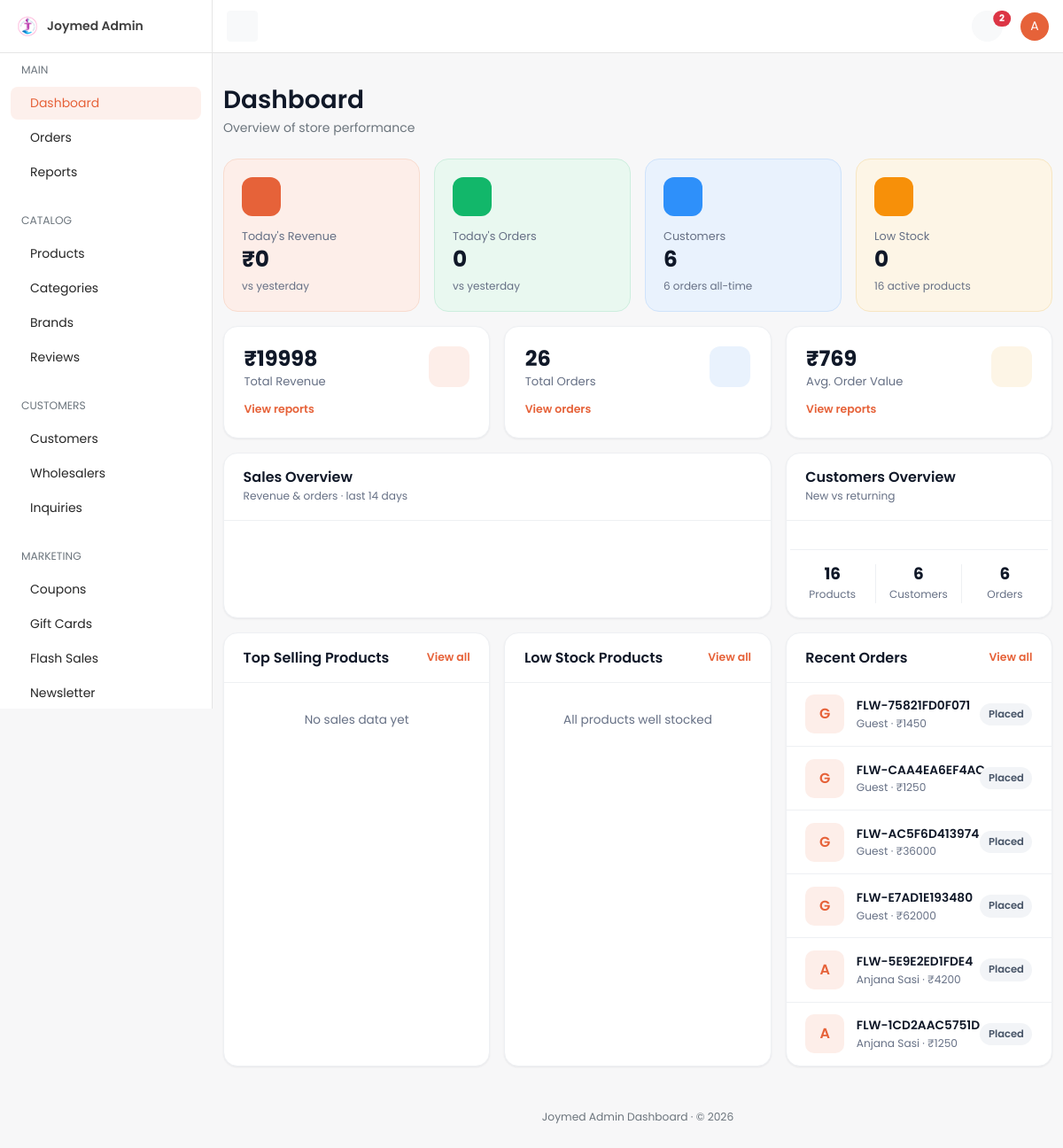
/dashboard/ (signed in), run on an earlier commit of the app's database.
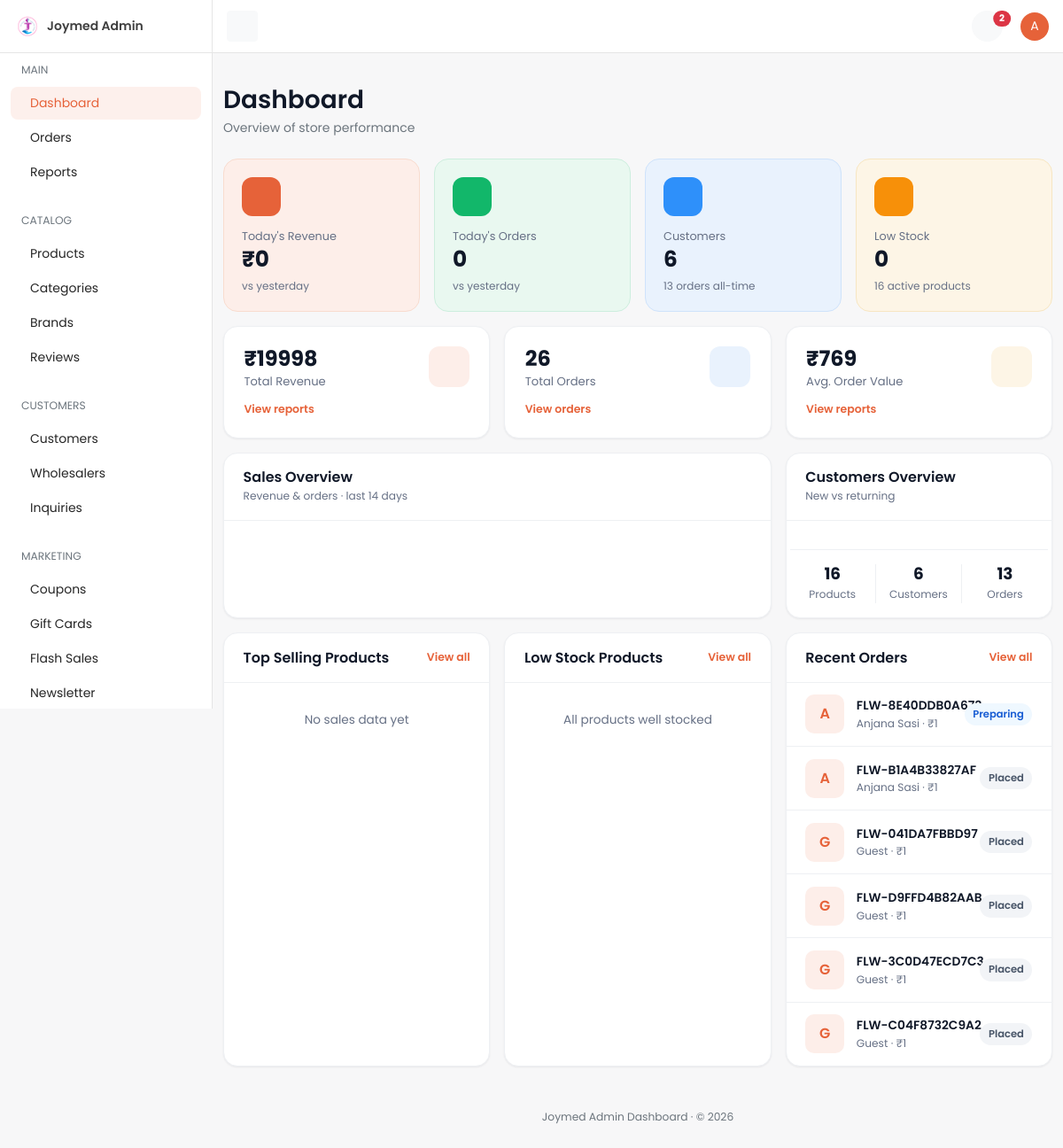
And on a later commit of the database.
### orders/models.py (models this page shows, shortened)
class Order(TimeStampedModel):
    customer_profile = models.ForeignKey(
        "accounts.CustomerProfile",
        on_delete=models.CASCADE,
        related_name="orders",
        null=True,
        blank=True,
        verbose_name="Customer profile",
        help_text="Owner of this order; null for guest checkout.",
    )
    cart = models.ForeignKey(
        "cart.Cart",
        on_delete=models.SET_NULL,
        null=True,
        blank=True,
        related_name="orders",
        verbose_name="Source cart",
    )
    order_number = models.CharField(
        max_length=32,
        unique=True,
        db_index=True,
        verbose_name="Order number",
        help_text="Human-readable unique order reference.",
    )
    idempotency_key = models.CharField(
        max_length=64,
        unique=True,
        null=True,
        blank=True,
        db_index=True,
        verbose_name="Idempotency key",
        help_text="Client-supplied key preventing duplicate order creation.",
    )
    order_status = models.CharField(
        max_length=20,
        choices=OrderStatus.choices,
        default=OrderStatus.RECEIVED,
        db_index=True,
        verbose_name="Order status",
    )
    delivery_slot_booking = models.ForeignKey(
        "delivery.DeliverySlotBooking",
        on_delete=models.SET_NULL,
        null=True,
        blank=True,
        related_name="orders",
        verbose_name="Delivery slot booking",
    )
    subtotal = models.DecimalField(max_digits=12, decimal_places=2, default=0)
    coupon_discount = models.DecimalField(max_digits=12, decimal_places=2, default=0)
    delivery_charge = models.DecimalField(max_digits=12, decimal_places=2, default=0)
    total_amount = models.DecimalField(
        max_digits=12,
        decimal_places=2,
        verbose_name="Total amount",
        help_text="Order total in the customer's checkout currency.",
    )
    currency = models.ForeignKey(
        "core.Currency",
        on_delete=models.PROTECT,
        null=True,
        blank=True,
        related_name="orders",
        verbose_name="Currency",
    )
    delivery_address_snapshot = models.JSONField(
        default=dict,
        verbose_name="Delivery address snapshot",
    )
    invoice_details = models.JSONField(default=dict, verbose_name="Invoice details")
    class Meta:
        verbose_name = "Order"
        verbose_name_plural = "Orders"
        indexes = [
            models.Index(
                fields=["customer_profile", "-created_at"],
                name="ord_customer_created_idx",
            ),
            models.Index(fields=["order_status"], name="orders_order_status_idx"),
            models.Index(fields=["idempotency_key"], name="orders_idempotency_key_idx"),
        ]
        ordering = ["-created_at"]

### accounts/models.py (models this page shows, shortened)
class CustomerProfile(TimeStampedModel):
    user = models.OneToOneField(
        settings.AUTH_USER_MODEL,
        on_delete=models.CASCADE,
        related_name="customer_profile",
        verbose_name="User",
        help_text="Linked Django auth user.",
    )
    phone = models.CharField(
        max_length=20,
        blank=True,
        db_index=True,
        verbose_name="Phone number",
        help_text="Customer mobile number used for OTP login.",
    )
    phone_verified = models.BooleanField(
        default=False,
        verbose_name="Phone verified",
        help_text="True after a successful OTP verification for this phone.",
    )
    preferred_language = models.CharField(
        max_length=5,
        choices=settings.LANGUAGES,
        default=settings.LANGUAGE_CODE,
        verbose_name="Preferred language",
        help_text="Customer's preferred storefront language.",
    )
    preferred_currency = models.ForeignKey(
        "core.Currency",
        on_delete=models.PROTECT,
        related_name="customer_profiles",
        verbose_name="Preferred currency",
        help_text="Currency used to display prices for this customer.",
    )
    date_of_birth = models.DateField(
        null=True,
        blank=True,
        verbose_name="Date of birth",
        help_text="Optional date of birth for personalization.",
    )
    default_address = models.ForeignKey(
        "accounts.Address",
        on_delete=models.SET_NULL,
        null=True,
        blank=True,
        related_name="+",
        verbose_name="Default address",
        help_text="Customer's primary delivery address.",
    )
    notify_via_email = models.BooleanField(
        default=True,
        verbose_name="Email notifications",
        help_text="Receive order updates via email.",
    )
    notify_via_sms = models.BooleanField(
        default=True,
        verbose_name="SMS notifications",
        help_text="Receive order updates via SMS.",
    )
    notify_via_whatsapp = models.BooleanField(
        default=False,
        verbose_name="WhatsApp notifications",
        help_text="Receive order updates via WhatsApp.",
    )
    class Meta:
        verbose_name = "Customer profile"
        verbose_name_plural = "Customer profiles"
        indexes = [
            models.Index(fields=["phone"], name="accounts_profile_phone_idx"),
        ]
    def __str__(self) -> str:
        return self.user.get_full_name() or self.user.email or str(self.pk)

### dashboard/views/home.py (the view)
# urls.py: path("", home.home_view, name="home"),
@dashboard_required
@require_GET
def home_view(request: HttpRequest) -> HttpResponse:
    summary = get_admin_dashboard_summary()
    sales_series = selectors.get_sales_series(days=14)
    customer_split = selectors.get_customer_split()
    counts = selectors.get_dashboard_counts()
    totals = DailySalesReport.objects.aggregate(
        revenue=Sum("revenue"),
        orders=Sum("order_count"),
    )
    total_revenue = totals["revenue"] or 0
    total_orders = totals["orders"] or 0
    avg_order_value = (float(total_revenue) / total_orders) if total_orders else 0
    default_currency = Currency.objects.filter(is_default=True).first()
    context = {
        "nav_section": "home",
        "page_title": "Dashboard",
        "currency_symbol": default_currency.symbol if default_currency else "",
        "summary": summary,
        "counts": counts,
        "revenue_delta": _pct_delta(summary["today_revenue"], summary["yesterday_revenue"]),
        "order_delta": _pct_delta(summary["today_order_count"], summary["yesterday_order_count"]),
        "total_revenue": total_revenue,
        "total_orders": total_orders,
        "avg_order_value": avg_order_value,
        "top_products": selectors.get_top_products(limit=5),
        "low_stock": selectors.get_low_stock_products(limit=5),
        "recent_orders": selectors.get_recent_orders(limit=6),
        "sales_series": sales_series,
        "customer_split": customer_split,
    }
    return render(request, "dashboard/home.html", context)

### cart/selectors.py (called while the page is built)
def get_cart_for_request(*, request: HttpRequest) -> Optional[Cart]:
    if hasattr(request, _CART_CACHE_ATTR):
        return getattr(request, _CART_CACHE_ATTR)
    if not request.session.session_key:
        request.session.create()
    session_key = request.session.session_key
    cart = None
    if request.user.is_authenticated and hasattr(request.user, "customer_profile"):
        cart = (
            Cart.objects.filter(customer_profile=request.user.customer_profile)
            .select_related("currency", "destination_city")
            .first()
        )
    if cart is None:
        cart = (
            Cart.objects.filter(session_key=session_key)
            .select_related("currency", "destination_city")
            .first()
        )
    setattr(request, _CART_CACHE_ATTR, cart)
    return cart

def get_cart_item_count(*, cart: Cart | None) -> int:
    if cart is None:
        return 0
    total = CartItem.objects.filter(cart=cart).aggregate(total=Sum("quantity"))["total"]
    return int(total or 0)

def get_cart_count(*, request: HttpRequest) -> int:
    cart = get_cart_for_request(request=request)
    return get_cart_item_count(cart=cart)

### dashboard/templates/dashboard/home.html (shortened to what the changed rows need)
{% extends "dashboard/base.html" %}
{% load static dashboard_extras %}
{% block page_title %}Dashboard{% endblock %}
{% block content %}
<div class="row g-3 mb-3">
  <div class="col-xl-3 col-md-6">
    <div class="kpi-tile tile-blue">
      <div class="kpi-icon"></div>
      <p class="kpi-label">Customers</p>
      <h3 class="kpi-value">{{ counts.customer_count }}</h3>
      <span class="kpi-sub">{{ counts.order_count }} orders all-time</span>
    </div>
  </div>
</div>
<div class="row g-3 mb-3">
  <div class="col-12 col-lg-4">
    <div class="card h-100">
      <div class="card-body text-center">
        <div class="row overview-stats mt-3">
          <div class="col-4"><h4>{{ counts.order_count }}</h4><span>Orders</span></div>
        </div>
      </div>
    </div>
  </div>
</div>
<div class="row g-3">
  <div class="col-lg-4">
    <div class="card h-100">
      <div class="card-body p-0">
        {% for order in recent_orders %}
        <div class="list-row">
          <span class="thumb thumb-fallback">{{ order.customer_profile|default:"G"|stringformat:"s"|first|upper }}</span>
          <div class="list-main">
            <a href="{% url 'dashboard:order-detail' order.pk %}" class="list-title link">{{ order.order_number }}</a>
            <p class="list-meta">{{ order.customer_profile|default:"Guest" }} · {{ currency_symbol }}{{ order.total_amount|floatformat:0 }}</p>
          </div>
          <span class="pill {{ order.order_status|status_pill }}">{{ order.get_order_status_display }}</span>
        </div>
        {% empty %}
        <p class="empty-state">No orders yet</p>
        {% endfor %}
      </div>
    </div>
  </div>
</div>
{% endblock %}

What changed in the data, as far as the page shows it:
no longer on this page (row unchanged): Order: customer_profile|first "G", order_number "FLW-75821FD0F071", customer_profile "Guest", currency_symbol "₹", total_amount "1450", order_status "Placed"
no longer on this page (row unchanged): Order: customer_profile|first "G", order_number "FLW-CAA4EA6EF4AC", customer_profile "Guest", currency_symbol "₹", total_amount "1250", order_status "Placed"
no longer on this page (row unchanged): Order: customer_profile|first "G", order_number "FLW-AC5F6D413974", customer_profile "Guest", currency_symbol "₹", total_amount "36000", order_status "Placed"
no longer on this page (row unchanged): Order: customer_profile|first "G", order_number "FLW-E7AD1E193480", customer_profile "Guest", currency_symbol "₹", total_amount "62000", order_status "Placed"
no longer on this page (row unchanged): Order: customer_profile|first "A", order_number "FLW-5E9E2ED1FDE4", customer_profile "Anjana Sasi", currency_symbol "₹", total_amount "4200", order_status "Placed"
no longer on this page (row unchanged): Order: customer_profile|first "A", order_number "FLW-1CD2AAC5751D", customer_profile "Anjana Sasi", currency_symbol "₹", total_amount "1250", order_status "Placed"
added Order: customer_profile|first "A", order_number "FLW-8E40DDB0A673", customer_profile "Anjana Sasi", currency_symbol "₹", total_amount "1", order_status "Preparing"
added Order: customer_profile|first "A", order_number "FLW-B1A4B33827AF", customer_profile "Anjana Sasi", currency_symbol "₹", total_amount "1", order_status "Placed"
added Order: customer_profile|first "G", order_number "FLW-041DA7FBBD97", customer_profile "Guest", currency_symbol "₹", total_amount "1", order_status "Placed"
added Order: customer_profile|first "G", order_number "FLW-D9FFD4B82AAB", customer_profile "Guest", currency_symbol "₹", total_amount "1", order_status "Placed"
added Order: customer_profile|first "G", order_number "FLW-3C0D47ECD7C3", customer_profile "Guest", currency_symbol "₹", total_amount "1", order_status "Placed"
added Order: customer_profile|first "G", order_number "FLW-C04F8732C9A2", customer_profile "Guest", currency_symbol "₹", total_amount "1", order_status "Placed"
Also different on the page:
{{ counts.order_count }}: "6" → "13"
